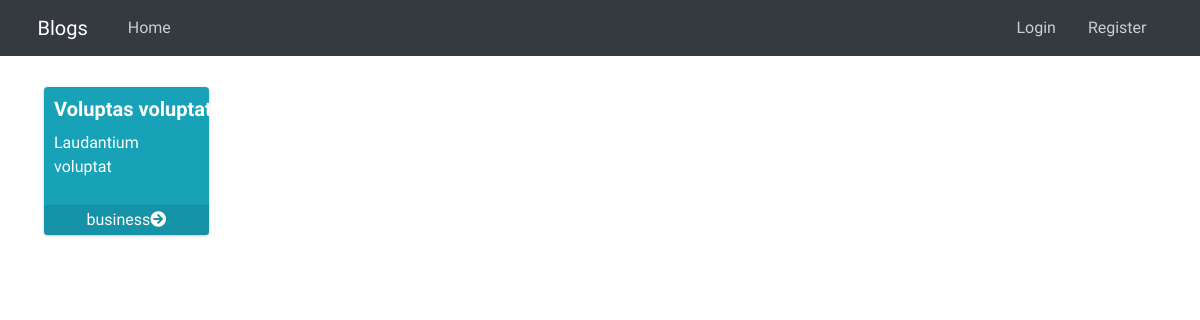
The page /blog/ on the database as committed earlier.
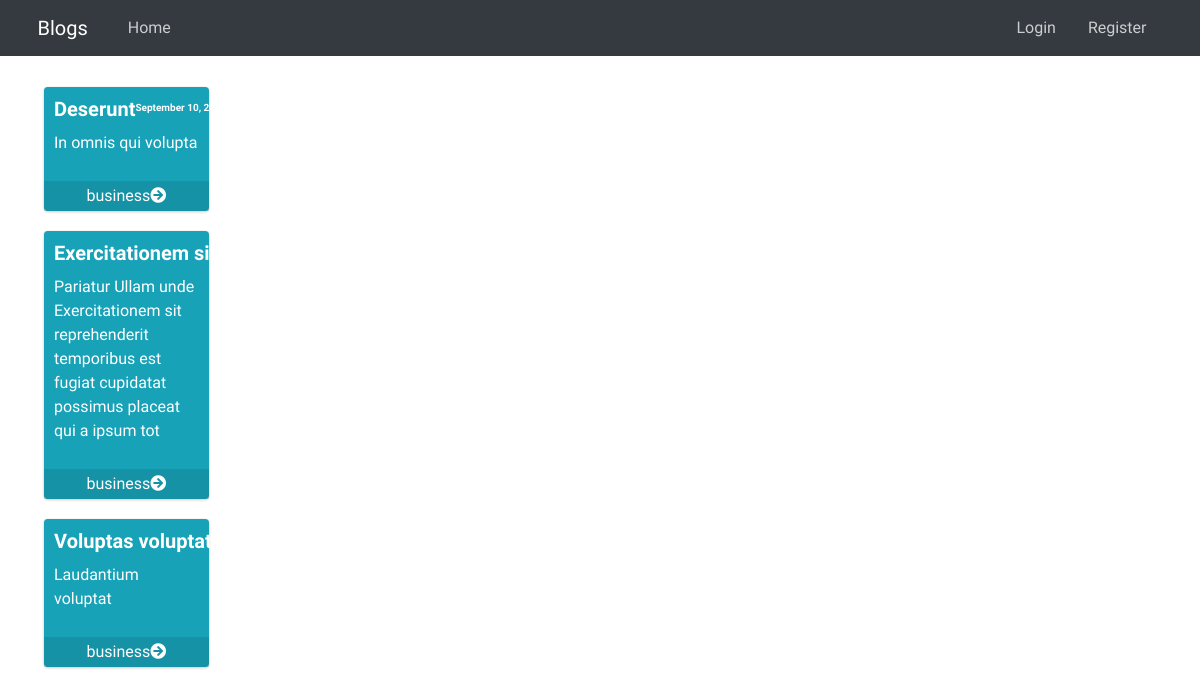
The same page on the database as committed later.
### blog/models.py (models this page shows, shortened)
class Post(models.Model):
    title = models.CharField(max_length=100)
    content = models.TextField()
    date_posted = models.DateTimeField(default=timezone.now)
    author = models.ForeignKey(User, on_delete=models.CASCADE)

### blog/views.py (the view)
# urls.py: path('blog/', PostListView.as_view(), name='blog-home'),
class PostListView(ListView):
    model = Post
    template_name = 'blog/home.html'  # <app>/<model>_<viewtype>.html
    context_object_name = 'posts'
    ordering = ['-date_posted']
    paginate_by = 5

### blog/templates/blog/home.html (shortened to what this page needs)
{% extends "earn/base2.html" %}
{% block content %}
<nav class="navbar navbar-expand-md navbar-dark bg-steel fixed-top">
  <div class="container">
    <a class="navbar-brand mr-4" href="{% url 'blog-home' %}">Blogs</a>
    <div class="collapse navbar-collapse" id="navbarToggle">
      <div class="navbar-nav mr-auto">
        <a class="nav-item nav-link" href="{% url 'earn-home' %}">Home</a>
      </div>
      <div class="navbar-nav">
        {% if user.is_authenticated %}
        <a class="nav-item nav-link" href="{% url 'post-create' %}">New Post</a>
        {% else %}
        <a class="nav-item nav-link" href="{% url 'login' %}">Login</a>
        <a class="nav-item nav-link" href="{% url 'register' %}">Register</a>
        {% endif %}
      </div>
    </div>
  </div>
</nav>
    {% for post in posts %}
    <div class="row">
      <div class="col-lg-3 col-6">
        <div>
        <div class="small-box bg-info">
          <div class="inner">
            <h3 style="font-size: 20px" >{{ post.title }}<sup style="font-size: 10px">{{ post.date_posted|date:"F d, Y" }}</sup></h3>
            <p>{{ post.content }}</p>
          </div>
          <a href="{% url 'user-posts' post.author.username %}" class="small-box-footer">{{ post.author }}<i class="fas fa-arrow-circle-right"></i></a>
        </div>
      </div>
    </div>
    </div>
    {% endfor %}
{% endblock content %}

Rows that differ between the two databases and show on the page:
added Post: title "Deserunt", date_posted "September 10, 2021", content "In omnis qui volupta", author "business"
added Post: title "Exercitationem sit reprehenderit temporibus est fugiat cupidatat possimus placeat qui a ipsum tot", content "Pariatur Ullam unde Exercitationem sit reprehenderit temporibus est fugiat cupidatat possimus placeat qui a ipsum tot", author "business"
